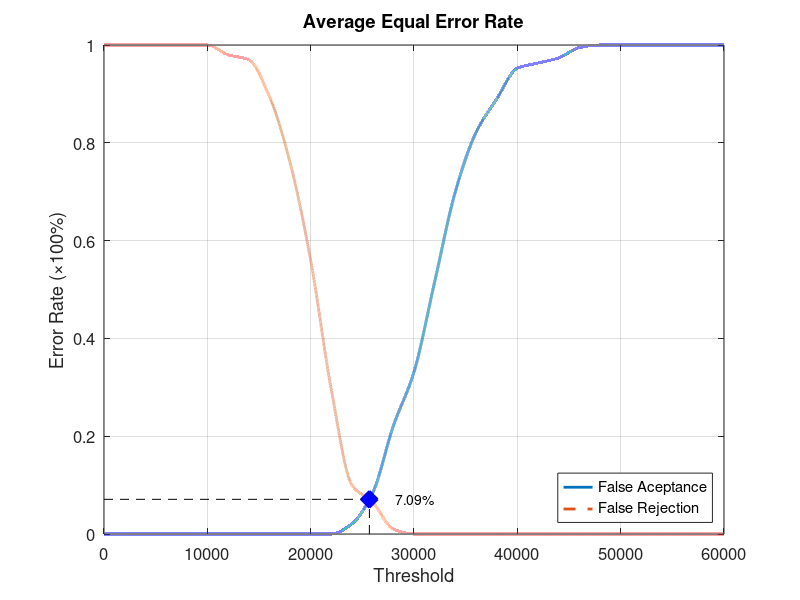
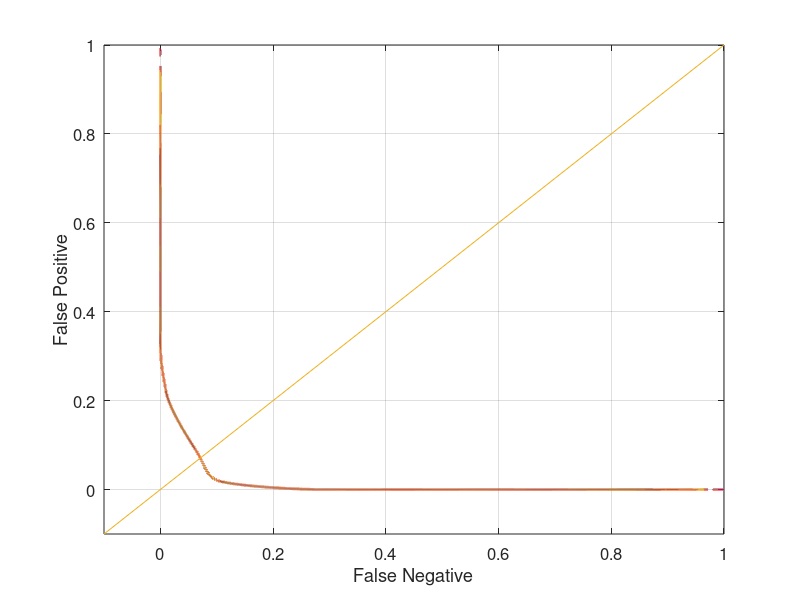

Here is the MATLAB script that generated these plots, in order:
function yEER = Database1_1
close all;
clear;
clc;
x = 0:2000:60000;
xq = 0:0.5:60000;

y0 = [0 0 0 0 0 0 0 0 0 0 0 0 0.0210526 0.0842105 0.221053 0.331579 0.515789 0.7 0.821053 0.889474 0.952632 0.963158 0.973684 0.994737 1 1 1 1 1 1 1];
yy0 = interp1(x, y0, xq, 'pchip');
y1 = [1 1 1 1 1 1 0.98 0.97 0.895 0.76 0.56 0.295 0.1 0.065 0.01 0 0 0 0 0 0 0 0 0 0 0 0 0 0 0 0];
yy1 = interp1(x, y1, xq, 'pchip');

% Calculating EER: 
y2 = abs(y0 - y1);
find(y2 == min(y2))
yy2 = abs(yy0 - yy1);
xEER = find(yy2 == min(yy2));
xEERIndex = xq(xEER) % X-axis EER
yEER = yy0(xEER) % Y-axis EER

main = figure
plot(xq, yy0,'-','LineWidth', 2);	hold on
plot(xq, yy1,'--','LineWidth', 2);	hold on
plot([xEERIndex xEERIndex], [0 yEER], 'k--');	hold on
plot([0 xEERIndex], [yEER yEER], 'k--');	hold on
plot(xEERIndex, yEER, 'bx', 'LineWidth', 10);	hold on
text(xEERIndex + 10 * xEERIndex / 100, yEER, [num2str(round((10000 * yEER)) / 100) '%'])
legend('False Aceptance', 'False Rejection', 'Location', 'SouthEast')
xlabel('Threshold')
ylabel('Error Rate (\times100%)')
title('Average Equal Error Rate')
set(gca, 'FontSize', 12)
axis([0 60000 0 1])
grid on

print(main, 'Database1_1Main', '-dpng');
FNRxFPR = figure('Color', [1 1 1]);
plot(yy1, yy0, '-', yy1, yy0, 'LineWidth', 2);
hold on
y = -0.1:0.1:1
plot(y, y); 
set(gca, 'FontSize', 12)
xlabel('False Negative')
ylabel('False Positive')
axis([-0.1 1 -0.1 1])
set(gca, 'FontSize', 12)
grid on

print(FNRxFPR, 'Database1_1FNRxFPR','-dpng');
end
